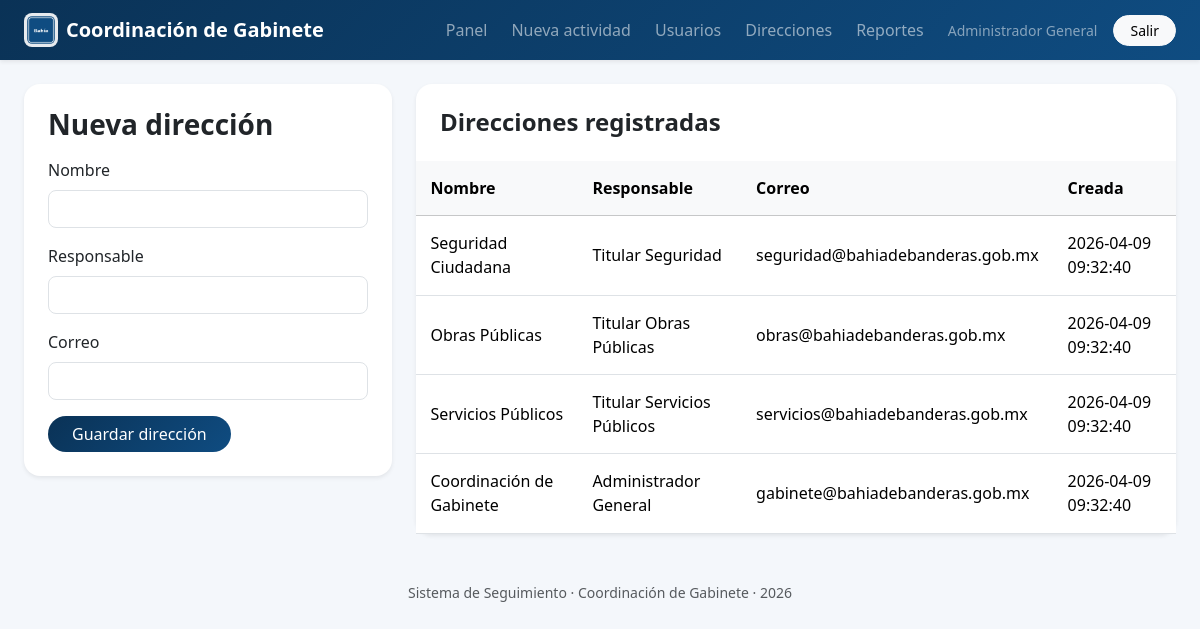
The page /directions (signed in) on the database its author committed.
### tables this page shows
CREATE TABLE directions (
            id INTEGER PRIMARY KEY AUTOINCREMENT,
            name TEXT NOT NULL UNIQUE,
            responsible_name TEXT,
            email TEXT,
            created_at TEXT NOT NULL
        );

### app.py (the view, shortened to what this page needs)
@app.route("/directions", methods=["GET", "POST"])
@login_required
@admin_required
def directions():
    conn = get_db()
    directions_rows = conn.execute("SELECT * FROM directions ORDER BY id DESC").fetchall()
    conn.close()
    return render_template("directions.html", directions=directions_rows)

### app.py (called while the page is built)
def get_db():
    conn = sqlite3.connect(DB_PATH)
    conn.row_factory = sqlite3.Row
    return conn

def login_required(view):
    @wraps(view)
    def wrapped(*args, **kwargs):
        if "user_id" not in session:
            flash("Debes iniciar sesión.", "warning")
            return redirect(url_for("login"))
        return view(*args, **kwargs)
    return wrapped

def admin_required(view):
    @wraps(view)
    def wrapped(*args, **kwargs):
        if session.get("role") != "admin":
            abort(403)
        return view(*args, **kwargs)
    return wrapped

@app.context_processor
def inject_globals():
    return {
        "session": session,
        "current_year": datetime.now().year,
    }

### templates/directions.html (shortened to what this page needs)
{% extends 'base.html' %}
{% block content %}
<div class="row g-4">
  <div class="col-lg-4">
    <div class="card border-0 shadow-sm rounded-4">
      <div class="card-body p-4">
        <h1 class="h3 fw-bold mb-3">Nueva dirección</h1>
        <form method="post" class="row g-3">
          <div class="col-12">
            <label class="form-label">Nombre</label>
            <input name="name" class="form-control rounded-3" required>
          </div>
          <div class="col-12">
            <label class="form-label">Responsable</label>
            <input name="responsible_name" class="form-control rounded-3">
          </div>
          <div class="col-12">
            <label class="form-label">Correo</label>
            <input name="email" type="email" class="form-control rounded-3">
          </div>
          <div class="col-12"><button class="btn btn-brand rounded-pill px-4">Guardar dirección</button></div>
        </form>
      </div>
    </div>
  </div>
  <div class="col-lg-8">
    <div class="card border-0 shadow-sm rounded-4">
      <div class="card-body p-0">
        <div class="p-4"><h2 class="h4 fw-bold mb-0">Direcciones registradas</h2></div>
        <div class="table-responsive">
          <table class="table mb-0 align-middle">
            <thead class="table-light">
              <tr><th>Nombre</th><th>Responsable</th><th>Correo</th><th>Creada</th></tr>
            </thead>
            <tbody>
              {% for direction in directions %}
              <tr>
                <td>{{ direction.name }}</td>
                <td>{{ direction.responsible_name or '-' }}</td>
                <td>{{ direction.email or '-' }}</td>
                <td>{{ direction.created_at }}</td>
              </tr>
              {% else %}
              <tr><td colspan="4" class="text-center py-4 text-muted">Sin direcciones.</td></tr>
              {% endfor %}
            </tbody>
          </table>
        </div>
      </div>
    </div>
  </div>
</div>
{% endblock %}

### templates/base.html (shortened to what this page needs)
<!doctype html>
<html lang="es">
<head>
  <link href="https://cdn.jsdelivr.net/npm/bootstrap@5.3.3/dist/css/bootstrap.min.css" rel="stylesheet">
  <link href="https://cdn.jsdelivr.net/npm/bootstrap-icons@1.11.3/font/bootstrap-icons.css" rel="stylesheet">
  <link rel="stylesheet" href="{{ url_for('static', filename='style.css') }}">
</head>
<body>
  <nav class="navbar navbar-expand-lg navbar-dark bg-brand shadow-sm sticky-top">
    <div class="container-fluid px-3 px-lg-4">
      <a class="navbar-brand fw-bold d-flex align-items-center gap-2" href="{{ url_for('index') }}">
        <img src="{{ url_for('static', filename='logo_bahia.png') }}" class="brand-logo" alt="Logo Bahía">
        <span>Coordinación de Gabinete</span>
      </a>
      <div class="collapse navbar-collapse" id="mainNav">
        {% if session.user_id %}
        <ul class="navbar-nav ms-auto mb-2 mb-lg-0 align-items-lg-center gap-lg-2">
          <li class="nav-item"><a class="nav-link" href="{{ url_for('dashboard') }}">Panel</a></li>
          {% if session.role == 'admin' %}
          <li class="nav-item"><a class="nav-link" href="{{ url_for('activity_new') }}">Nueva actividad</a></li>
          <li class="nav-item"><a class="nav-link" href="{{ url_for('users') }}">Usuarios</a></li>
          <li class="nav-item"><a class="nav-link" href="{{ url_for('directions') }}">Direcciones</a></li>
          {% endif %}
          <li class="nav-item"><a class="nav-link" href="{{ url_for('reports') }}">Reportes</a></li>
          <li class="nav-item text-white-50 small px-lg-2">{{ session.full_name }}</li>
          <li class="nav-item"><a class="btn btn-light btn-sm rounded-pill px-3" href="{{ url_for('logout') }}">Salir</a></li>
        </ul>
        {% else %}
        <div class="ms-auto">
          <a class="btn btn-light rounded-pill px-4" href="{{ url_for('login') }}">Iniciar sesión</a>
        </div>
        {% endif %}
      </div>
    </div>
  </nav>
  <main class="py-4">
    <div class="container-fluid px-3 px-lg-4">
      {% block content %}{% endblock %}
    </div>
  </main>
  <footer class="footer mt-auto py-4">
    <div class="container-fluid px-3 px-lg-4 text-center text-muted small">
      Sistema de Seguimiento · Coordinación de Gabinete · {{ current_year }}
    </div>
  </footer>
</body>
</html>

### static/style.css (style rules this page uses)
:root { --brand: #0f4c81; --brand-dark: #0a3256; --light-bg: #f4f7fb; }
body { background: var(--light-bg); color: #1f2937; }
.bg-brand { background: linear-gradient(135deg, var(--brand-dark), var(--brand)); }
.btn-brand { background: linear-gradient(135deg, var(--brand-dark), var(--brand)); color: #fff; border: none; }
.brand-logo { width: 34px; height: 34px; object-fit: contain; border-radius: .5rem; background: rgba(255,255,255,.9); padding: .2rem; }
.table > :not(caption) > * > * { padding: .95rem .9rem; }
.footer { background: transparent; }

### rows shown on the page
directions: full_name "Administrador General", name "Coordinación de Gabinete", responsible_name "Administrador General", email "gabinete@bahiadebanderas.gob.mx", created_at "2026-04-09 09:32:40"
directions: name "Seguridad Ciudadana", responsible_name "Titular Seguridad", email "seguridad@bahiadebanderas.gob.mx", created_at "2026-04-09 09:32:40"
directions: name "Obras Públicas", responsible_name "Titular Obras Públicas", email "obras@bahiadebanderas.gob.mx", created_at "2026-04-09 09:32:40"
directions: name "Servicios Públicos", responsible_name "Titular Servicios Públicos", email "servicios@bahiadebanderas.gob.mx", created_at "2026-04-09 09:32:40"
